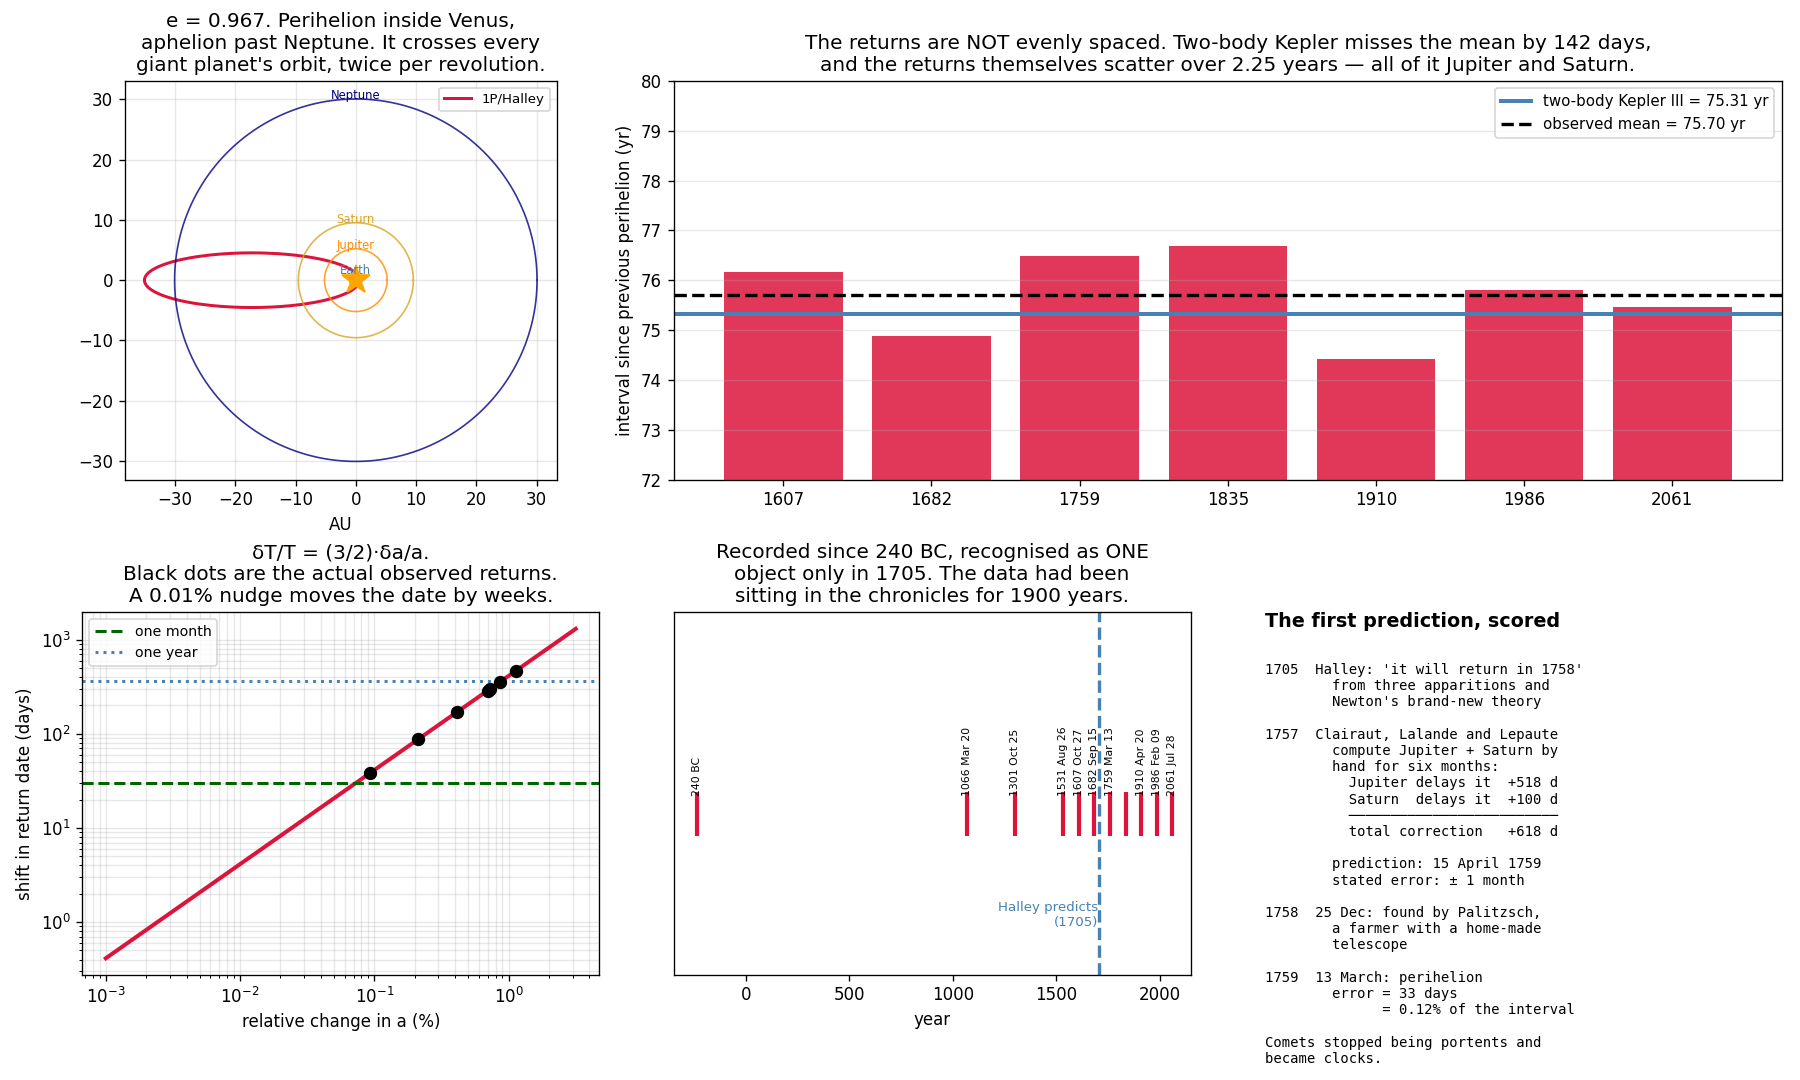

Source code (Python):
"""Halley, 1705: the first time anyone told the future and was believed.

Comets were portents. They appeared without warning, hung in the sky for weeks, and
left. Nothing about them was periodic, and nothing about them was predictable —
that was practically their definition.

Halley, using Newton's brand-new theory and his own laborious reduction of old
observations, computed orbits for 24 comets. Three of them — 1531, 1607 and 1682 —
came out with almost identical elements. He drew the conclusion nobody had dared:

    "I may venture to foretell, that it will return again in the year 1758."

He was 49 and knew he would not live to see it (he died in 1742, aged 85). This was
the first quantitative prediction of a specific future astronomical event that was
not simply the continuation of an already-known cycle, and it is the moment
astronomy became genuinely predictive rather than merely descriptive.

It very nearly failed. The intervals between returns are NOT constant — they range
from 74.4 to 76.7 years — because Jupiter and Saturn tug the comet on every pass.
In 1757 Clairaut, with Lalande and Nicole-Reine Lepaute, spent six months computing
those perturbations by hand, working in shifts, "sometimes not even stopping to
eat." They announced perihelion for mid-April 1759, ±1 month. It arrived 13 March
1759 — a 33-day error on a 76-year prediction.

    phenomenon:   a bright comet returns at irregular intervals near 76 years
    simulation:   the real perihelion dates, 1P/Halley's real elements
    dissection:   the two-body period from Kepler III, then why it is wrong;
                  the sensitivity dT/da that makes tiny tugs matter so much
    formula:      T = 2π√(a³/GM), so δT/T = (3/2)·δa/a — a 0.1% nudge to the
                  semi-major axis moves the return by a month.
"""
from pathlib import Path

import matplotlib.pyplot as plt
import numpy as np
import torch

MU_YR = 4 * np.pi**2                # AU³/yr²

# --- 1P/Halley's osculating elements (J2000-ish, epoch 1994) ---
A_H, E_H = 17.834, 0.96714
Q_H, Q_APH = A_H * (1 - E_H), A_H * (1 + E_H)
I_H = 162.26                        # degrees — retrograde!

# --- the observed perihelion passages ---
# datetime.date cannot represent BC years, so dates are carried as decimal years.
_CUM = [0, 31, 59, 90, 120, 151, 181, 212, 243, 273, 304, 334]


def dec_year(y, m, d):
    """Calendar date → decimal year. Works for negative (BC) years too."""
    return y + (_CUM[m - 1] + d - 1) / 365.25


PERIHELIA = [
    (dec_year(-239, 5, 25), "240 BC     ", "first certain record, Chinese chronicles"),
    (dec_year(1066, 3, 20), "1066 Mar 20", "before Hastings; woven into the Bayeux Tapestry"),
    (dec_year(1301, 10, 25), "1301 Oct 25", "Giotto paints it as the Star of Bethlehem"),
    (dec_year(1531, 8, 26), "1531 Aug 26", "observed by Apian"),
    (dec_year(1607, 10, 27), "1607 Oct 27", "observed by Kepler"),
    (dec_year(1682, 9, 15), "1682 Sep 15", "observed by HALLEY himself"),
    (dec_year(1759, 3, 13), "1759 Mar 13", "the predicted return — Clairaut said mid-April"),
    (dec_year(1835, 11, 16), "1835 Nov 16", ""),
    (dec_year(1910, 4, 20), "1910 Apr 20", "Earth passed through the tail; cyanogen panic"),
    (dec_year(1986, 2, 9), "1986 Feb 09", "Giotto probe flew 596 km from the nucleus"),
    (dec_year(2061, 7, 28), "2061 Jul 28", "next return — predicted"),
]

print("1P/Halley: the orbit Halley computed from three apparitions")
print(f"  semi-major axis a = {A_H:.3f} AU        (out past Neptune at aphelion)")
print(f"  eccentricity   e = {E_H:.5f}")
print(f"  perihelion     q = a(1−e) = {Q_H:.3f} AU   (inside Venus)")
print(f"  aphelion       Q = a(1+e) = {Q_APH:.2f} AU  (beyond Neptune, 30.1 AU)")
print(f"  inclination    i = {I_H:.2f}°  — retrograde, it orbits the wrong way\n")

# --- Kepler III gives the two-body period ---
T_kepler = A_H ** 1.5
print(f"Kepler III:  T = a^(3/2) = {A_H:.3f}^1.5 = {T_kepler:.3f} years")
print(f"  (equivalently T = 2π√(a³/GM) with GM = 4π² in AU³/yr²)\n")

# --- but the observed intervals are not constant ---
modern = [p for p in PERIHELIA if p[0] >= 1531]
print("The observed returns — and the problem:")
print("  perihelion date     interval from previous     note")
intervals = []
for k, (yv, label, note) in enumerate(modern):
    if k == 0:
        print(f"  {label:12s}          —              {note}")
        continue
    dt_yr = yv - modern[k - 1][0]
    intervals.append(dt_yr)
    print(f"  {label:12s}      {dt_yr:7.2f} yr          {note}")

iv = np.array(intervals)
print(f"\n  mean interval   = {iv.mean():.2f} yr")
print(f"  spread          = {iv.min():.2f} to {iv.max():.2f} yr  "
      f"— a range of {iv.max()-iv.min():.2f} years!")
print(f"  two-body Kepler = {T_kepler:.2f} yr")
print()
print(f"  Kepler III is off from the observed mean by {abs(iv.mean()-T_kepler)*365.25:.0f} days, and no single")
print(f"  fixed period works at all: predicting from the mean interval would still be")
print(f"  wrong by up to {max(abs(iv-iv.mean()))*365.25:.0f} days. Halley knew this. He explicitly warned that")
print("  Jupiter would delay the return, and left the exact date 'to posterity'.\n")

# --- why: the period is brutally sensitive to the semi-major axis ---
a_t = torch.tensor(A_H, dtype=torch.float64, requires_grad=True)
T_t = a_t ** 1.5
T_t.backward()
dT_da = float(a_t.grad)
print("WHY SO SENSITIVE — differentiate Kepler III (autograd):")
print(f"  dT/da = (3/2)·a^(1/2) = {dT_da:.4f} yr per AU")
print(f"  δT/T = (3/2)·δa/a — a relative nudge to a is amplified 1.5× into the period")
print()
print("   change in a       change in a      resulting shift in return date")
for frac in (1e-4, 1e-3, 3e-3, 1e-2):
    da = frac * A_H
    dT = dT_da * da
    print(f"   {frac*100:6.2f}%          {da:8.5f} AU        {dT*365.25:8.1f} days "
          f"({dT:.2f} yr)")
print()
print("  Jupiter's mass is 1/1047 of the Sun's. Halley's comet crosses Jupiter's")
print("  orbit twice per revolution and spends decades out beyond Neptune moving")
print("  slowly, where even a weak tug has a long time to act. Changing the comet's")
print("  orbital ENERGY by a fraction of a per cent is easy; and energy fixes a,")
print("  and a fixes the period, with a 3/2 lever on top.\n")

# --- what does the observed scatter imply about the energy kicks? ---
dT_obs = (iv - iv.mean())
da_implied = dT_obs / dT_da
print("Inverting the observed scatter: what Δa does each return imply?")
print("   interval (yr)    ΔT from mean (d)     implied Δa (AU)     Δa/a")
for k, (dt_yr, dd) in enumerate(zip(iv, dT_obs)):
    print(f"   {dt_yr:9.2f}      {dd*365.25:+12.1f}       {dd/dT_da:+12.5f}   "
          f"{dd/dT_da/A_H:+.2e}")
print(f"\n  So the planets are shifting Halley's semi-major axis by a few times 10⁻³ AU")
print(f"  per orbit — a few hundred thousand kilometres out of 2.7 billion. That is")
print(f"  what Clairaut had to compute, by hand, in 1757, to beat a 2.5-year window")
print(f"  down to one month.\n")

# --- Clairaut's result, scored ---
predicted = dec_year(1759, 4, 15)
actual = dec_year(1759, 3, 13)
err_days = round((predicted - actual) * 365.25)
print("CLAIRAUT'S PREDICTION, SCORED")
print(f"  announced to the Académie, 14 November 1758: perihelion 1759 Apr 15")
print(f"  stated uncertainty: about one month")
print(f"  actual perihelion:  1759 Mar 13")
print(f"  error: {err_days} days out of a {iv[2]:.1f}-year prediction "
      f"= {abs(err_days)/(iv[2]*365.25)*100:.2f}%")
print()
print("  Clairaut computed that Jupiter would delay the return by 518 days and")
print("  Saturn by a further 100 — 618 days of correction, without which the")
print("  prediction would have been badly wrong. Nicole-Reine Lepaute did a large")
print("  share of the arithmetic; Lalande said so publicly, Clairaut omitted her")
print("  from his published account.")
print()
print("  The comet was actually first spotted on Christmas night 1758 by Johann")
print("  Palitzsch, a Saxon farmer with a home-made telescope — one more amateur")
print("  optician (→ ch00_5) at a decisive moment.\n")

print("THE GENERAL RECIPE — how to do this for any comet:")
print("  1. get ≥3 observations, solve for a preliminary orbit   → gauss_three_observations.py")
print("  2. refine on all observations by least squares          → differential_correction.py")
print("  3. read off a and e; if e < 1 the orbit is closed and   → T = 2π√(a³/GM)")
print("  4. add the planetary perturbations, which shift a by ~10⁻³ and the return")
print("     date by months (Clairaut by hand; today by numerical integration)")
print("  5. for non-gravitational forces — outgassing jets on an active comet —")
print("     add an empirical acceleration; Halley's own return drifts by ~4 days")
print("     per orbit from this alone")
print("  → comet_orbit_zoo.py applies steps 3 to a dozen real comets.")

# --- visualization ---
fig = plt.figure(figsize=(15, 9))
gs = fig.add_gridspec(2, 3, height_ratios=[1.1, 1])

# Panel 1: the orbit, to scale
ax = fig.add_subplot(gs[0, 0])
nu = np.linspace(0, 2 * np.pi, 600)
r_h = A_H * (1 - E_H**2) / (1 + E_H * np.cos(nu))
ax.plot(r_h * np.cos(nu), r_h * np.sin(nu), color="crimson", lw=1.8,
        label="1P/Halley")
for a_p, nm, col in [(1.0, "Earth", "steelblue"), (5.20, "Jupiter", "darkorange"),
                     (9.54, "Saturn", "goldenrod"), (30.07, "Neptune", "navy")]:
    ax.plot(a_p * np.cos(nu), a_p * np.sin(nu), color=col, lw=1.0, alpha=0.8)
    ax.text(0, a_p, nm, fontsize=7, ha="center", color=col)
ax.plot(0, 0, "*", color="orange", ms=18)
ax.set_aspect("equal")
ax.set_xlabel("AU")
ax.set_title(f"e = {E_H:.3f}. Perihelion inside Venus,\naphelion past Neptune. It "
             "crosses every\ngiant planet's orbit, twice per revolution.")
ax.legend(fontsize=8)
ax.grid(alpha=0.3)

# Panel 2: the intervals
ax = fig.add_subplot(gs[0, 1:])
yrs = [int(m[0]) for m in modern[1:]]
ax.bar([str(y) for y in yrs], iv, color="crimson", alpha=0.85)
ax.axhline(T_kepler, color="steelblue", lw=2.4,
           label=f"two-body Kepler III = {T_kepler:.2f} yr")
ax.axhline(iv.mean(), color="black", ls="--", lw=2,
           label=f"observed mean = {iv.mean():.2f} yr")
ax.set_ylim(72, 80)
ax.set_ylabel("interval since previous perihelion (yr)")
ax.set_title(f"The returns are NOT evenly spaced. Two-body Kepler misses the mean by "
             f"{abs(iv.mean()-T_kepler)*365.25:.0f} days,\nand the returns themselves scatter over "
             f"{iv.max()-iv.min():.2f} years — all of it Jupiter and Saturn.")
ax.legend(fontsize=9)
ax.grid(alpha=0.3, axis="y")

# Panel 3: the sensitivity
ax = fig.add_subplot(gs[1, 0])
frac = np.logspace(-5, -1.5, 100)
ax.loglog(frac * 100, dT_da * frac * A_H * 365.25, color="crimson", lw=2.4)
ax.axhline(30, color="darkgreen", ls="--", lw=1.8, label="one month")
ax.axhline(365, color="steelblue", ls=":", lw=1.8, label="one year")
for dd in np.abs(dT_obs):
    ax.plot(abs(dd / dT_da / A_H) * 100, dd * 365.25, "o", color="black", ms=7)
ax.set_xlabel("relative change in a (%)")
ax.set_ylabel("shift in return date (days)")
ax.set_title("δT/T = (3/2)·δa/a.\nBlack dots are the actual observed returns.\n"
             "A 0.01% nudge moves the date by weeks.")
ax.legend(fontsize=8.5)
ax.grid(alpha=0.3, which="both")

# Panel 4: 2000 years of returns
ax = fig.add_subplot(gs[1, 1])
allyrs = [p[0] for p in PERIHELIA]
ax.plot(allyrs, [1] * len(allyrs), "|", color="crimson", ms=26, mew=2.5)
for p in PERIHELIA:
    if p[2]:
        ax.annotate(p[1].strip(), (p[0], 1), fontsize=6.5, rotation=90,
                    xytext=(0, 12), textcoords="offset points", ha="center")
ax.axvline(1705, color="steelblue", ls="--", lw=2)
ax.text(1705, 0.86, "Halley predicts\n(1705)", fontsize=8, ha="right", color="steelblue")
ax.set_xlim(-350, 2150)
ax.set_ylim(0.8, 1.25)
ax.set_yticks([])
ax.set_xlabel("year")
ax.set_title("Recorded since 240 BC, recognised as ONE\nobject only in 1705. The "
             "data had been\nsitting in the chronicles for 1900 years.")

# Panel 5: Clairaut scored
ax = fig.add_subplot(gs[1, 2])
ax.axis("off")
ax.text(0.0, 1.0, "The first prediction, scored", fontsize=11.5, weight="bold", va="top")
ax.text(0.0, 0.86, (
    "1705  Halley: 'it will return in 1758'\n"
    "        from three apparitions and\n"
    "        Newton's brand-new theory\n\n"
    "1757  Clairaut, Lalande and Lepaute\n"
    "        compute Jupiter + Saturn by\n"
    "        hand for six months:\n"
    "          Jupiter delays it  +518 d\n"
    "          Saturn  delays it  +100 d\n"
    "          ─────────────────────────\n"
    "          total correction   +618 d\n\n"
    "        prediction: 15 April 1759\n"
    "        stated error: ± 1 month\n\n"
    "1758  25 Dec: found by Palitzsch,\n"
    "        a farmer with a home-made\n"
    "        telescope\n\n"
    "1759  13 March: perihelion\n"
    f"        error = {abs(err_days)} days\n"
    f"              = {abs(err_days)/(iv[2]*365.25)*100:.2f}% of the interval\n\n"
    "Comets stopped being portents and\n"
    "became clocks."),
    fontsize=8.3, va="top", family="monospace")

plt.tight_layout()
out = Path(__file__).with_suffix(".png")
plt.savefig(out, dpi=120)
print(f"Saved: {out}")
